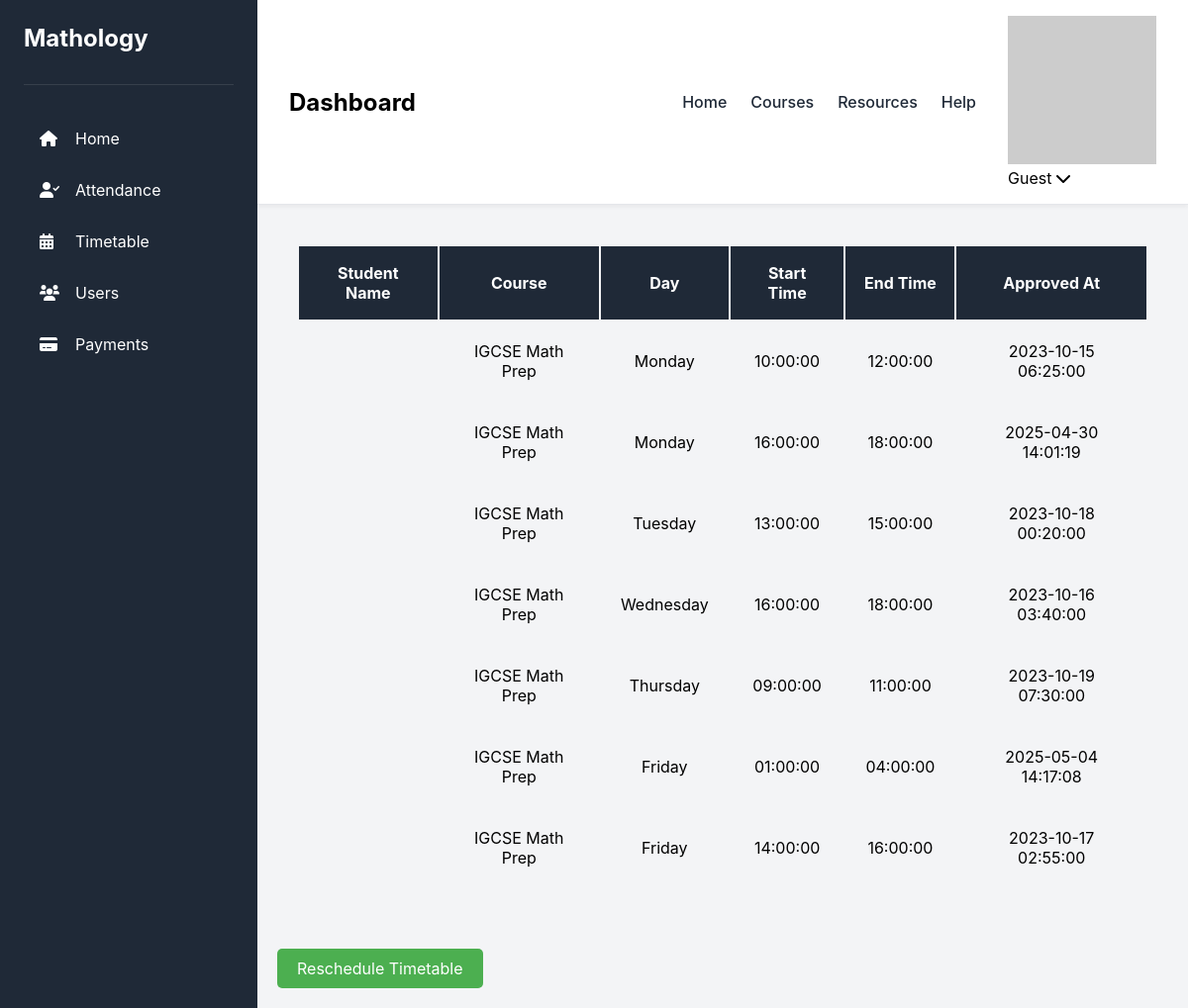
The app's page /Pages/client/student_timetable.php, older data.
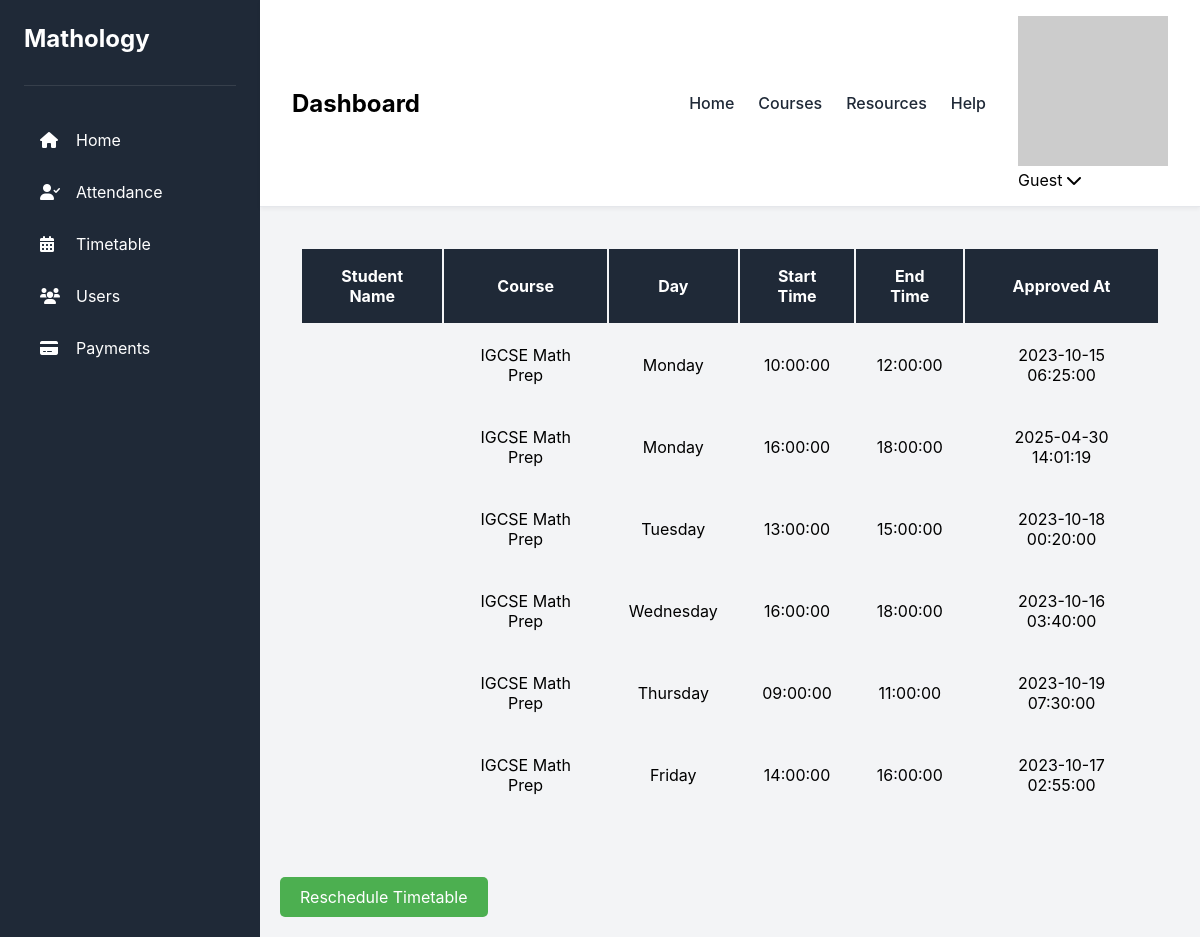
The same page, newer data.
### tables this page shows
CREATE TABLE `student_timetable` (
  `id` int(11) NOT NULL,
  `course` varchar(100) NOT NULL,
  `day` varchar(10) NOT NULL,
  `start_time` time NOT NULL,
  `end_time` time NOT NULL,
  `approved_at` timestamp NOT NULL DEFAULT current_timestamp(),
  `status` enum('active','cancelled') DEFAULT 'active',
  `student_course_id` int(11) NOT NULL
);

### Pages/client/student_timetable.php (the view, shortened to what this page needs)
<?php
include '../setting.php';
$sql = "SELECT * FROM student_timetable ORDER BY FIELD(day, 'Monday', 'Tuesday', 'Wednesday', 'Thursday', 'Friday'), start_time";
$result = $conn->query($sql);
?>
<!DOCTYPE html>
<html lang="en">
<head>
    <link rel="stylesheet" href="../../styles/common.css">
    <link rel="stylesheet" href="../../styles/timtable.css">
    <link rel="stylesheet" href="https://cdnjs.cloudflare.com/ajax/libs/font-awesome/6.0.0/css/all.min.css">
</head>
<body>
    <div class="dashboard-container">
        <?php require("../includes/Aside_Nav.php"); ?>
        <main class="main-content">
            <?php require("../includes/Top_Nav_Bar.php"); ?>
            <section class="timetable-section">
                <table class="timetable">
                    <tr class="table_header">
                        <th>Student Name</th>
                        <th>Course</th>
                        <th>Day</th>
                        <th>Start Time</th>
                        <th>End Time</th>
                        <th>Approved At</th>
                    </tr>
                    <?php
                    if ($result && $result->num_rows > 0) {
                        while ($row = $result->fetch_assoc()) {
                            $name = htmlspecialchars($row['first_name'] . ' ' . $row['last_name']);
                            $course = htmlspecialchars($row['course']);
                            $day = htmlspecialchars($row['day']);
                            $start = htmlspecialchars($row['start_time']);
                            $end = htmlspecialchars($row['end_time']);
                            $approved = htmlspecialchars($row['approved_at']);
                            echo "<tr>
                                <td>$name</td>
                                <td>$course</td>
                                <td>$day</td>
                                <td>$start</td>
                                <td>$end</td>
                                <td>$approved</td>
                              </tr>";
                        }
                    } else {
                        echo "<tr><td colspan='6'>No timetable entries found.</td></tr>";
                    }
                    ?>
                </table>
                <div style="text-align: left; margin: 20px;">
                    <a href="timetable_reschedule.php">
                        <button style="
                            background-color: #4CAF50;
                            color: white;
                            padding: 10px 20px;
                            border: none;
                            border-radius: 5px;
                            font-size: 16px;
                            cursor: pointer;
                        ">
                            Reschedule Timetable
                        </button>
                    </a>
                </div>
            </section>
        </main>
    </div>
</body>
</html>

Row changes from the older to the newer data that the page shows:
removed student_timetable: course "IGCSE Math Prep", day "Friday", start_time "01:00:00", end_time "04:00:00", approved_at "2025-05-04 14:17:08"
